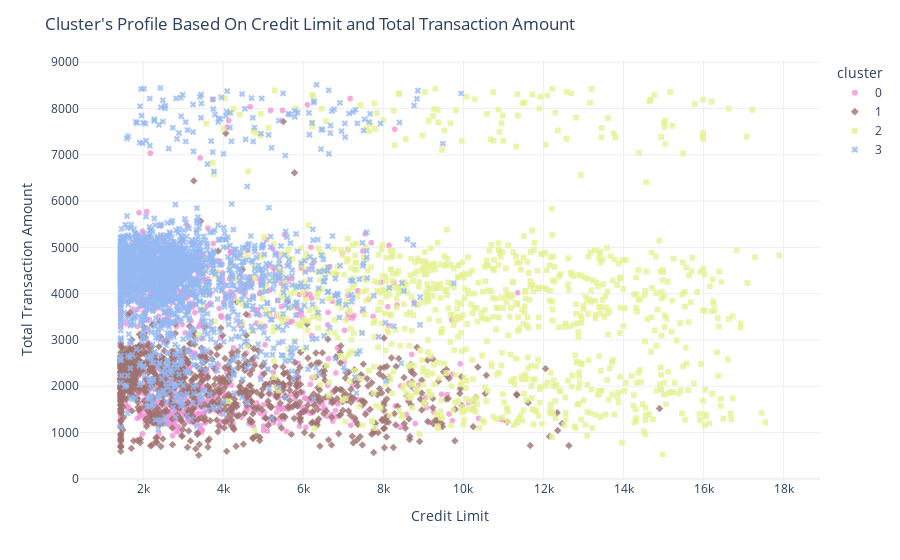

Here is the notebook cell this chart was saved with:
### Markdown cell above
Now it is time to make deductions about the characteristics of the customers. Let's get going!

### Code cell
df["cluster"] = df["cluster"].astype(str)
fig = px.scatter(df.sort_values(by='cluster'), x="Credit_Limit", y="Total_Trans_Amt", 
                color='cluster', color_discrete_sequence=cluster_colors, opacity=0.8, symbol='cluster')
fig.update_yaxes(title_text="Total Transaction Amount")
fig.update_xaxes(title_text="Credit Limit")
fig.update_traces(showlegend=True)
fig.update_layout(title="Cluster's Profile Based On Credit Limit and Total Transaction Amount")
fig.show()

### Figure 1 — Plotly figure (JSON) as saved in the notebook; plotly's stock layout.template omitted (floating-point values rounded to 4 significant figures; data arrays with more than 128 entries replaced by an {"elided": "..."} marker saying what was removed)
{"data": [{"hovertemplate": "cluster=0<br>Credit_Limit=%{x}<br>Total_Trans_Amt=%{y}<extra></extra>", "legendgroup": "0", "marker": {"color": "#f294d6", "opacity": 0.8, "symbol": "circle"}, "mode": "markers", "name": "0", "showlegend": true, "type": "scattergl", "x": {"elided": "956 float values"}, "xaxis": "x", "y": {"elided": "956 int values"}, "yaxis": "y"}, {"hovertemplate": "cluster=1<br>Credit_Limit=%{x}<br>Total_Trans_Amt=%{y}<extra></extra>", "legendgroup": "1", "marker": {"color": "#9E726F", "opacity": 0.8, "symbol": "diamond"}, "mode": "markers", "name": "1", "showlegend": true, "type": "scattergl", "x": {"elided": "1011 float values"}, "xaxis": "x", "y": {"elided": "1011 int values"}, "yaxis": "y"}, {"hovertemplate": "cluster=2<br>Credit_Limit=%{x}<br>Total_Trans_Amt=%{y}<extra></extra>", "legendgroup": "2", "marker": {"color": "#e5f294", "opacity": 0.8, "symbol": "square"}, "mode": "markers", "name": "2", "showlegend": true, "type": "scattergl", "x": {"elided": "1007 int values"}, "xaxis": "x", "y": {"elided": "1007 int values"}, "yaxis": "y"}, {"hovertemplate": "cluster=3<br>Credit_Limit=%{x}<br>Total_Trans_Amt=%{y}<extra></extra>", "legendgroup": "3", "marker": {"color": "#94b8f2", "opacity": 0.8, "symbol": "x"}, "mode": "markers", "name": "3", "showlegend": true, "type": "scattergl", "x": {"elided": "2056 float values"}, "xaxis": "x", "y": {"elided": "2056 int values"}, "yaxis": "y"}], "layout": {"legend": {"title": {"text": "cluster"}, "tracegroupgap": 0}, "margin": {"t": 60}, "title": {"text": "Cluster's Profile Based On Credit Limit and Total Transaction Amount"}, "xaxis": {"anchor": "y", "domain": [0, 1], "title": {"text": "Credit Limit"}}, "yaxis": {"anchor": "x", "domain": [0, 1], "title": {"text": "Total Transaction Amount"}}}}
